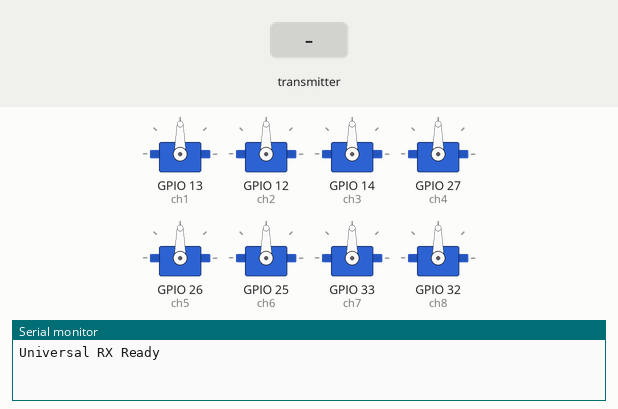
The sketch below on a simulated ESP32. Parts: 8 × servo, the last lines printed to the serial monitor. The test bench sets the inputs (shaded band). No radio packets arrive unless stated.

Above: at 1.2 s.
1.3 s: the transmitter starts sending ch1 = 0
At 2.5 s:
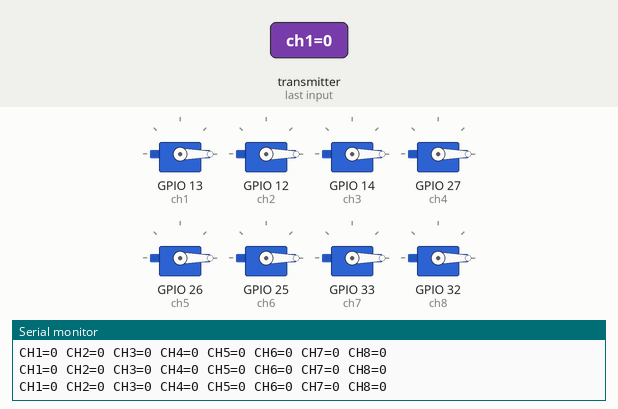
2.8 s: the transmitter starts sending ch2 = 1024
At 3.9 s:
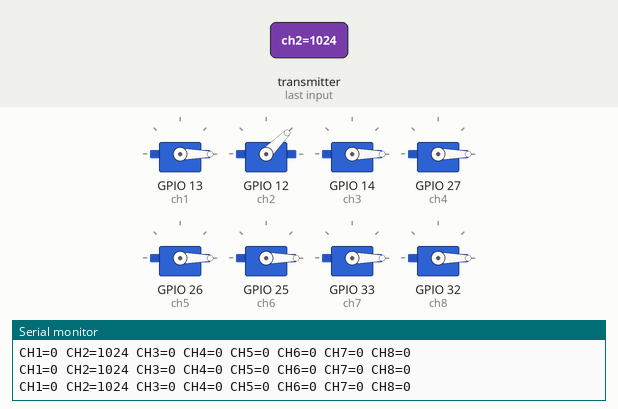
4.3 s: the transmitter starts sending ch3 = 1024
At 5.0 s:
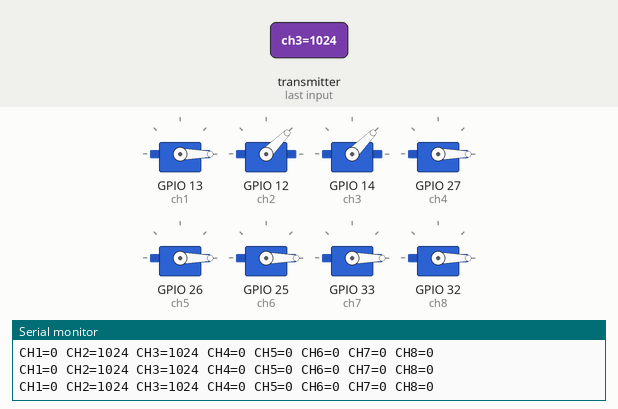
5.8 s: the transmitter starts sending ch4 = 1024
At 6.1 s:
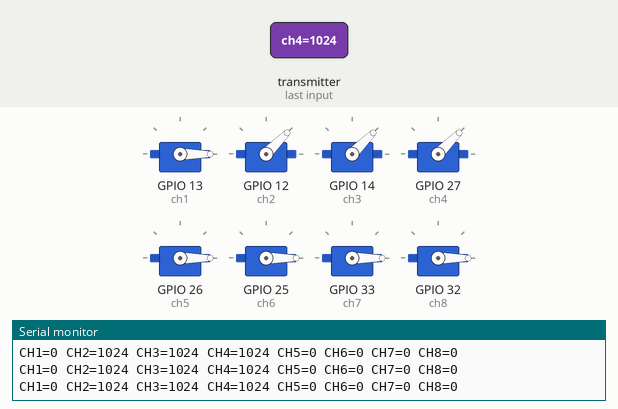
7.3 s: the transmitter starts sending ch5 = 1024
At 8.5 s:
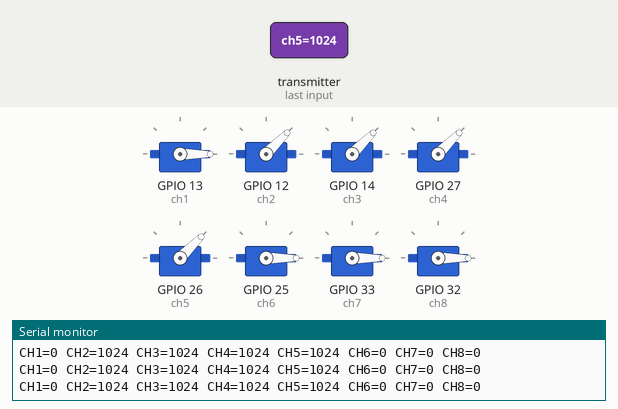
8.8 s: the transmitter starts sending ch6 = 1024
At 9.6 s:
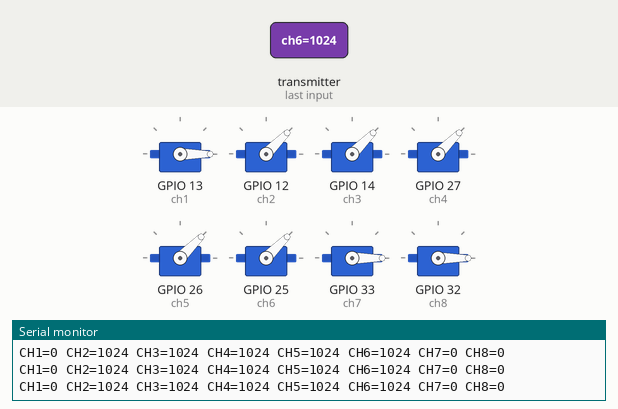
Timing chart, 0 to 11.3 s (numbered marks = the images above; inputs shaded):
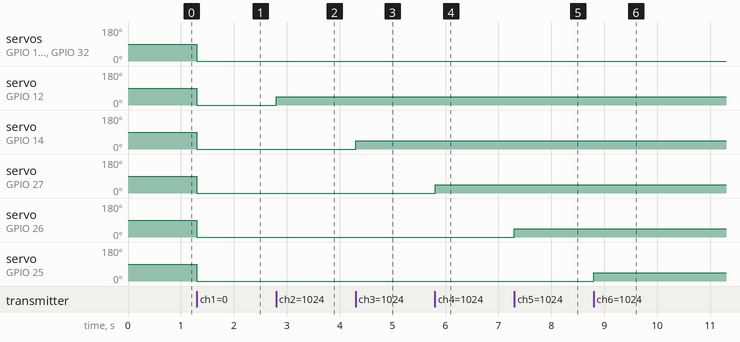

Measured:
- after the input at 1.3 s, servo on GPIO 13 (ch1), servo on GPIO 12 (ch2), servo on GPIO 14 (ch3), servo on GPIO 27 (ch4), servo on GPIO 26 (ch5), servo on GPIO 25 (ch6), servo on GPIO 33 (ch7), servo on GPIO 32 (ch8): 90° → 0° at once
- after the input at 2.8 s, servo on GPIO 12 (ch2): 0° → 45° at once
- after the input at 4.3 s, servo on GPIO 14 (ch3): 0° → 45° at once
- after the input at 5.8 s, servo on GPIO 27 (ch4): 0° → 45° at once
- after the input at 7.3 s, servo on GPIO 26 (ch5): 0° → 45° at once
- after the input at 8.8 s, servo on GPIO 25 (ch6): 0° → 45° at once

The sketch:

8CH_Rx.ino
```cpp
#include <SPI.h>
#include <nRF24L01.h>
#include <RF24.h>
#include <ESP32Servo.h>

RF24 radio(4, 5);

const byte address[6] = "00001";

struct DataPacket {
  uint16_t ch1;
  uint16_t ch2;
  uint16_t ch3;
  uint16_t ch4;
  uint16_t ch5;
  uint16_t ch6;
  uint8_t ch7;
  uint8_t ch8;
};

DataPacket data;

// 8 channels
Servo ch1;
Servo ch2;
Servo ch3;
Servo ch4;
Servo ch5;
Servo ch6;
Servo ch7;
Servo ch8;

void setup() {

  Serial.begin(115200);

  // Output pins
  ch1.attach(13);
  ch2.attach(12);
  ch3.attach(14);
  ch4.attach(27);
  ch5.attach(26);
  ch6.attach(25);
  ch7.attach(33);
  ch8.attach(32);

  if (!radio.begin()) {
    Serial.println("NRF24 NOT FOUND");
    while (1);
  }

  radio.setAutoAck(false);
  radio.setPALevel(RF24_PA_LOW);
  radio.setDataRate(RF24_1MBPS);
  radio.setChannel(76);

  radio.openReadingPipe(0, address);
  radio.startListening();

  Serial.println("Universal RX Ready");
}

void loop() {

  if (radio.available()) {

    radio.read(&data, sizeof(data));

    ch1.write(map(data.ch1, 0, 4095, 0, 180));
    ch2.write(map(data.ch2, 0, 4095, 0, 180));
    ch3.write(map(data.ch3, 0, 4095, 0, 180));
    ch4.write(map(data.ch4, 0, 4095, 0, 180));
    ch5.write(map(data.ch5, 0, 4095, 0, 180));
    ch6.write(map(data.ch6, 0, 4095, 0, 180));

    ch7.write(data.ch7 ? 180 : 0);
    ch8.write(data.ch8 ? 180 : 0);

    Serial.print("CH1=");
    Serial.print(data.ch1);
    Serial.print(" CH2=");
    Serial.print(data.ch2);
    Serial.print(" CH3=");
    Serial.print(data.ch3);
    Serial.print(" CH4=");
    Serial.print(data.ch4);
    Serial.print(" CH5=");
    Serial.print(data.ch5);
    Serial.print(" CH6=");
    Serial.print(data.ch6);
    Serial.print(" CH7=");
    Serial.print(data.ch7);
    Serial.print(" CH8=");
    Serial.println(data.ch8);
  }
}
```
